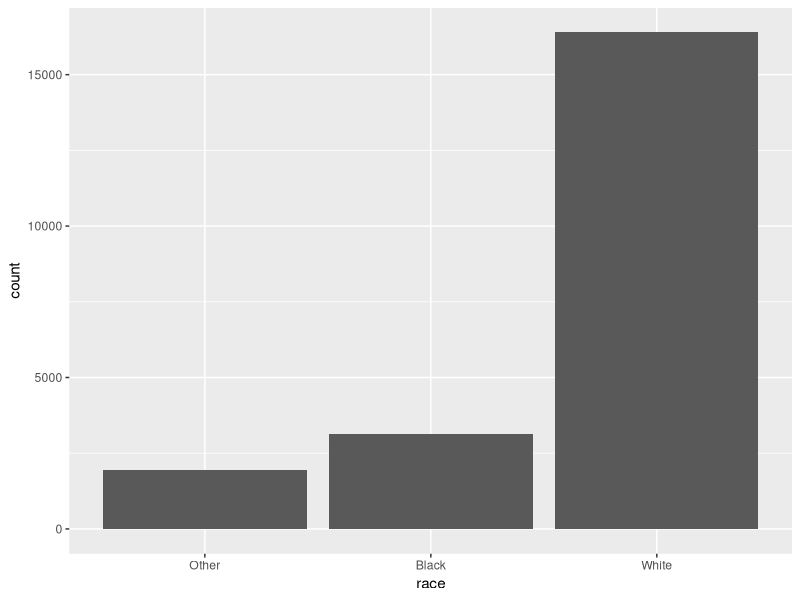
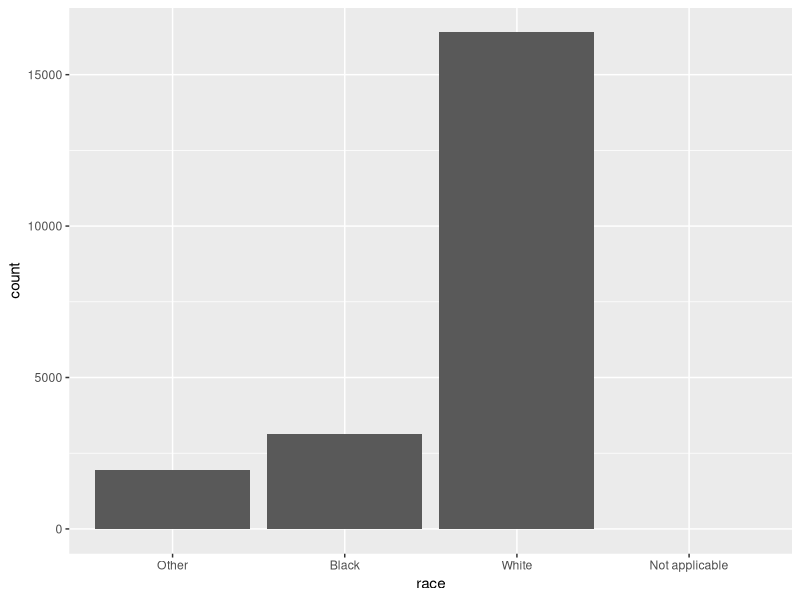
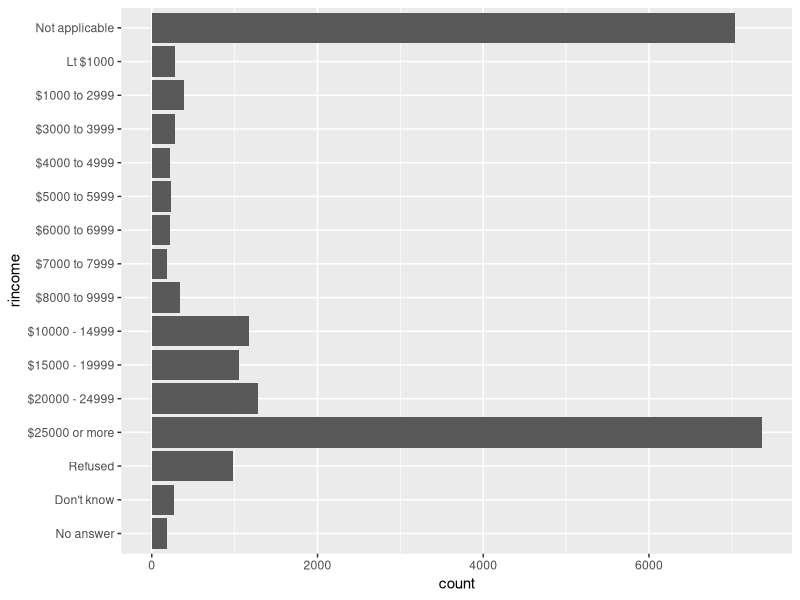
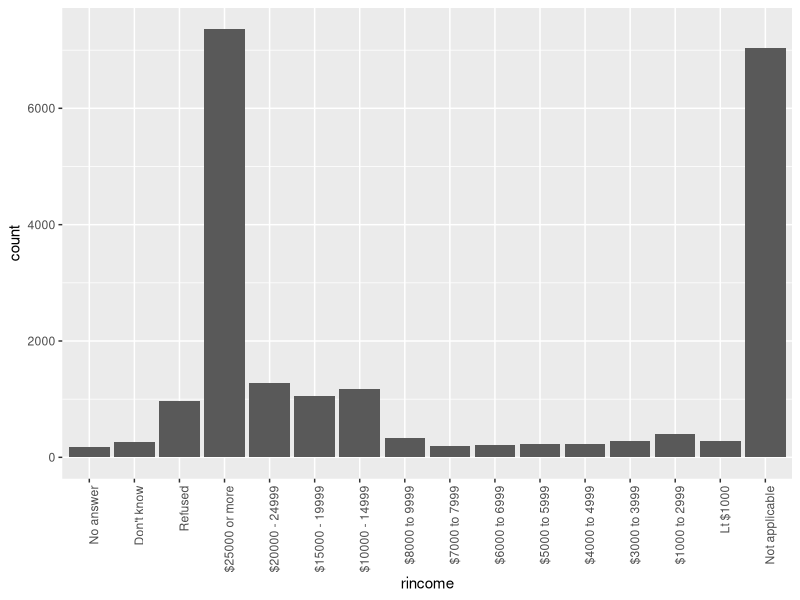
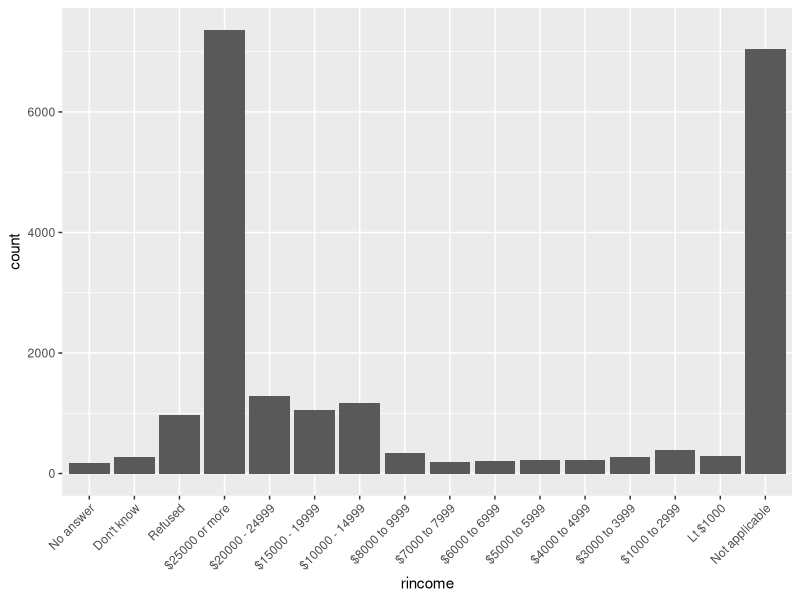
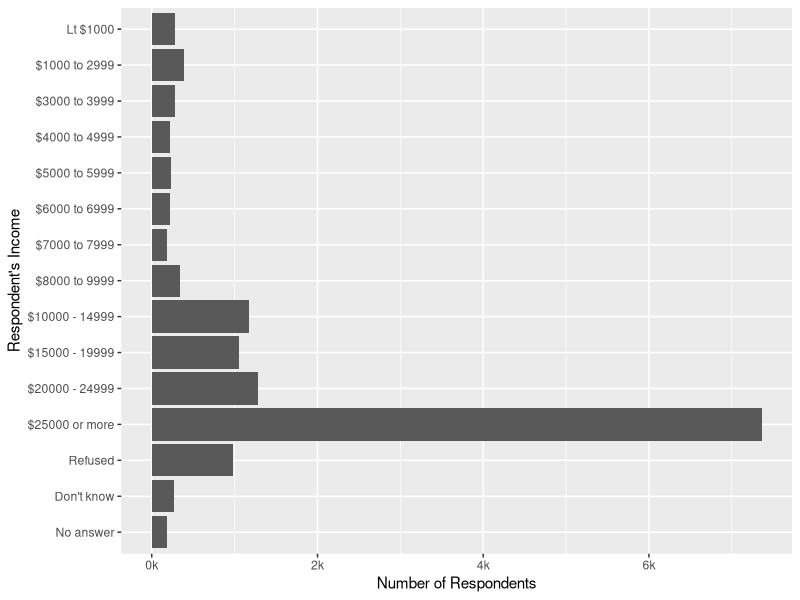
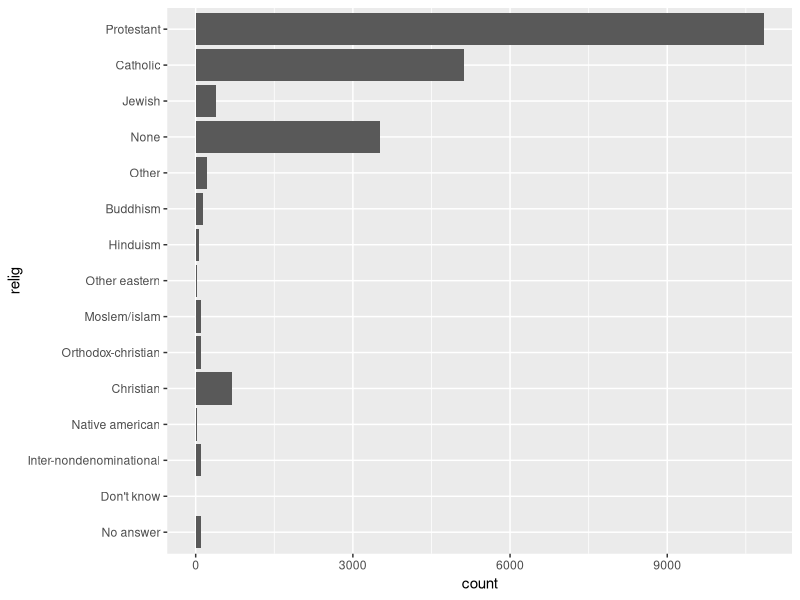
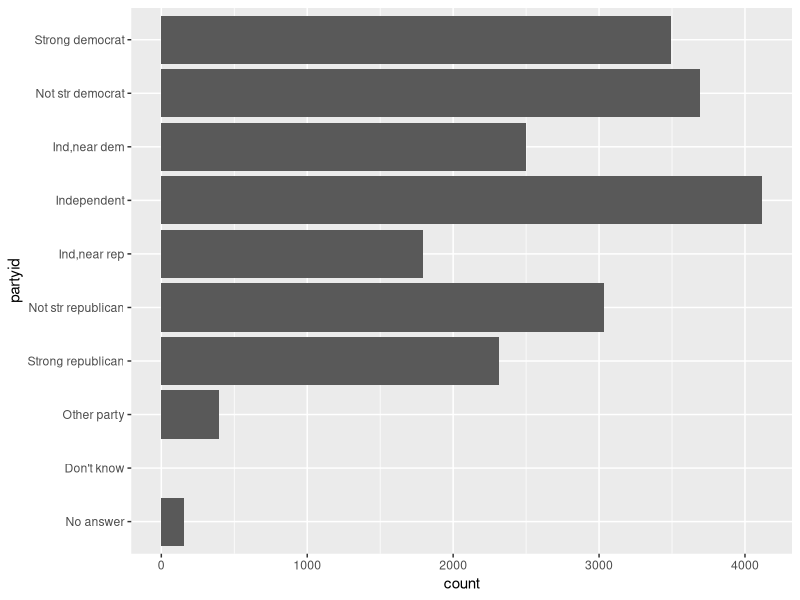

Reproduce these figures in R, in order.
## ---- chunk 1
library(tidyverse)
library(forcats)
library(stringr)
## ---- chunk 2
x1 <- c("Dec", "Apr", "Jan", "Mar")
## ---- chunk 3
x2 <- c("Dec", "Apr", "Jam", "Mar")
## ---- chunk 4
sort(x1)
## ---- chunk 5
month_levels <- c(
  "Jan", "Feb", "Mar", "Apr", "May", "Jun", 
  "Jul", "Aug", "Sep", "Oct", "Nov", "Dec"
)
## ---- chunk 6
y1 <- factor(x1, levels = month_levels)
y1
sort(y1)
## ---- chunk 7
y2 <- factor(x2, levels = month_levels)
y2
## ---- chunk 8
y2 <- parse_factor(x2, levels = month_levels)
## ---- chunk 9
factor(x1)
## ---- chunk 10
f1 <- factor(x1, levels = unique(x1))
f1
f2 <- x1 %>% factor() %>% fct_inorder()
f2
## ---- chunk 11
levels(f2)
## ---- chunk 12
gss_cat
## ---- chunk 13
gss_cat %>% count(race)

ggplot(gss_cat, aes(race)) +
  geom_bar()
## ---- chunk 14
ggplot(gss_cat, aes(race)) +
  geom_bar() +
  scale_x_discrete(drop = FALSE)
## ---- chunk 15
gss_cat %>%
  count(rincome)

rincome_plot <- ggplot(gss_cat, aes(rincome)) +
  geom_bar()
## ---- chunk 16
rincome_plot +
  coord_flip()
## ---- chunk 17
rincome_plot + theme(axis.text.x = element_text(angle = 90, hjust = 1))
## ---- chunk 18
rincome_plot + theme(axis.text.x = element_text(angle = 45, hjust = 1))
## ---- chunk 19
gss_cat %>%
  filter(!rincome %in% c("Not applicable")) %>%
  ggplot(aes(rincome)) +
  geom_bar() +
  coord_flip() +
  scale_y_continuous("Number of Respondents", labels = function(x) paste0(x/1000, "k")) +
  scale_x_discrete("Respondent's Income")
## ---- chunk 20
gss_cat %>%
  ggplot(aes(relig)) +
  geom_bar() +
  coord_flip()
## ---- chunk 21
gss_cat %>%
  count(relig) %>%
  arrange(desc(n)) %>%
  head(1)
## ---- chunk 22
gss_cat %>%
  ggplot(aes(partyid)) +
  geom_bar() +
  coord_flip()
## ---- chunk 23
gss_cat %>%
  count(partyid) %>%
  arrange(desc(n)) %>%
  head(1)
## ---- chunk 24
ggplot(gss_cat, aes(relig)) +
  geom_bar(aes(fill = denom), position = "fill") +
  scale_x_discrete(drop = FALSE) +
  coord_flip()
## ---- chunk 25
gss_cat %>%
  filter(!denom %in% c("Not applicable")) %>%
ggplot(aes(relig)) +
  geom_bar(aes(fill = denom), position = "fill") +
  coord_flip()
## ---- chunk 26
gss_cat %>%
  filter(!denom %in% c("Not applicable")) %>%
  count(relig) %>%
  arrange(desc(n))
## ---- chunk 27
relig_summary <- gss_cat %>%
  group_by(relig) %>%
  summarise(
    age = mean(age, na.rm = TRUE),
    tvhours = mean(tvhours, na.rm = TRUE),
    n = n()
  )

ggplot(relig_summary, aes(tvhours, relig)) + geom_point()
## ---- chunk 28
ggplot(relig_summary, aes(tvhours, fct_reorder(relig, tvhours))) +
  geom_point()
## ---- chunk 29
relig_summary %>%
  mutate(relig = fct_reorder(relig, tvhours)) %>%
  ggplot(aes(tvhours, relig)) +
    geom_point()
## ---- chunk 30
rincome_summary <- gss_cat %>%
  group_by(rincome) %>%
  summarise(
    age = mean(age, na.rm = TRUE),
    tvhours = mean(tvhours, na.rm = TRUE),
    n = n()
  )

ggplot(rincome_summary, aes(age, fct_reorder(rincome, age))) + geom_point()
## ---- chunk 31
ggplot(rincome_summary, aes(age, fct_relevel(rincome, "Not applicable"))) +
  geom_point()
## ---- chunk 32
by_age <- gss_cat %>%
  filter(!is.na(age)) %>%
  count(age, marital) %>%
  group_by(age) %>%
  mutate(prop = n / sum(n))

ggplot(by_age, aes(age, prop, colour = marital)) +
  geom_line(na.rm = TRUE)

ggplot(by_age, aes(age, prop, colour = fct_reorder2(marital, age, prop))) +
  geom_line() +
  labs(colour = "marital")
## ---- chunk 33
gss_cat %>%
  mutate(marital = marital %>% 
           fct_infreq()) %>%
  ggplot(aes(marital)) +
    geom_bar()
## ---- chunk 34
gss_cat %>%
  mutate(marital = marital %>% 
           fct_infreq() %>%
           fct_rev()) %>%
  ggplot(aes(marital)) +
    geom_bar()
## ---- chunk 35
gss_cat %>%
  count(tvhours) %>%
  arrange(desc(tvhours))
## ---- chunk 36
gss_cat %>%
  ggplot(aes(tvhours)) +
  geom_histogram(binwidth = 1, na.rm = TRUE)
## ---- chunk 37
summary(gss_cat[["tvhours"]])
## ---- chunk 38
gss_cat %>%
  ggplot(aes(x = marital)) +
  geom_bar()
## ---- chunk 39
ggplot(gss_cat, aes(fct_relevel(marital,"Married", "Separated", "Divorced", "Widowed", "Never married"))) +
  geom_bar() +
  labs(x = "marital")
## ---- chunk 40
gss_cat %>%
  ggplot(aes(x = race)) +
  geom_bar()
## ---- chunk 41
gss_cat %>%
  mutate(race = race %>% fct_infreq()) %>%
  ggplot(aes(x = race)) + 
  geom_bar()
## ---- chunk 42
gss_cat %>%
  ggplot(aes(x = rincome)) +
  geom_bar() +
  coord_flip()
## ---- chunk 43
ggplot(gss_cat, aes(fct_relevel(rincome, "Not applicable"))) +
  geom_bar() + 
  coord_flip()
## ---- chunk 44
gss_cat %>%
  ggplot(aes(x = partyid)) +
  geom_bar() +
  coord_flip()
## ---- chunk 45
gss_cat %>%
  mutate(partyid = partyid %>% fct_infreq() %>% fct_rev()) %>%
  ggplot(aes(x = partyid)) +
  geom_bar() +
  coord_flip()
## ---- chunk 46
gss_cat %>%
  ggplot(aes(x = denom)) +
  geom_bar() +
  coord_flip()
## ---- chunk 47
gss_cat %>%
  mutate(denom = denom %>% fct_infreq() %>% fct_rev()) %>%
  ggplot(aes(x = denom)) +
  geom_bar() +
  coord_flip()
## ---- chunk 48
gss_cat %>%
  ggplot(aes(x = tvhours)) +
  geom_bar()
## ---- chunk 49
gss_cat %>% count(partyid)
## ---- chunk 50
gss_cat %>%
  mutate(partyid = fct_recode(partyid,
    "Republican, strong"    = "Strong republican",
    "Republican, weak"      = "Not str republican",
    "Independent, near rep" = "Ind,near rep",
    "Independent, near dem" = "Ind,near dem",
    "Democrat, weak"        = "Not str democrat",
    "Democrat, strong"      = "Strong democrat"
  )) %>%
  count(partyid)
## ---- chunk 51
gss_cat %>%
  mutate(partyid = fct_recode(partyid,
    "Republican, strong"    = "Strong republican",
    "Republican, weak"      = "Not str republican",
    "Independent, near rep" = "Ind,near rep",
    "Independent, near dem" = "Ind,near dem",
    "Democrat, weak"        = "Not str democrat",
    "Democrat, strong"      = "Strong democrat",
    "Other"                 = "No answer",
    "Other"                 = "Don't know",
    "Other"                 = "Other party"
  )) %>%
  count(partyid)
## ---- chunk 52
gss_cat %>%
  mutate(partyid = fct_collapse(partyid,
    other = c("No answer", "Don't know", "Other party"),
    rep = c("Strong republican", "Not str republican"),
    ind = c("Ind,near rep", "Independent", "Ind,near dem"),
    dem = c("Not str democrat", "Strong democrat")
  )) %>%
  count(partyid)
## ---- chunk 53
gss_cat %>%
  mutate(relig = fct_lump(relig)) %>%
  count(relig)
## ---- chunk 54
gss_cat %>%
  mutate(relig = fct_lump(relig, n = 10)) %>%
  count(relig, sort = TRUE) %>%
  print(n = Inf)
## ---- chunk 55
gss_cat %>%
  mutate(partyid = fct_collapse(partyid,
    other = c("No answer", "Don't know", "Other party"),
    republican = c("Strong republican", "Not str republican"),
    independent = c("Ind,near rep", "Independent", "Ind,near dem"),
    democrat = c("Not str democrat", "Strong democrat")
  )) %>%
    count(year, partyid) %>%
  group_by(year) %>%
  mutate(portion = n / sum(n)) %>%
  ggplot(aes(year, portion, color = fct_reorder2(partyid, year, portion))) +
  geom_point() +
  geom_line() +
  labs(y = "count",
       color = "Party")
## ---- chunk 56
gss_cat %>%
  ggplot(aes(x = rincome)) +
  geom_bar() +
  coord_flip()
## ---- chunk 57
gss_cat %>%
  mutate(
    rincome =
      fct_collapse(
        rincome,
        `Unknown` = c("No answer", "Don't know", "Refused", "Not applicable"),
        `Loss then $5000` = c("Lt $1000", str_c(
          "$", c("1000", "3000", "4000"),
          " to ", c("2999", "3999", "4999")
        )),
        `$5000 - 10000` = str_c(
          "$", c("5000", "6000", "7000", "8000"),
          " to ", c("5999", "6999", "7999", "9999")
        )
      )
  ) %>%
  ggplot(aes(x = rincome)) +
  geom_bar() +
  coord_flip()
